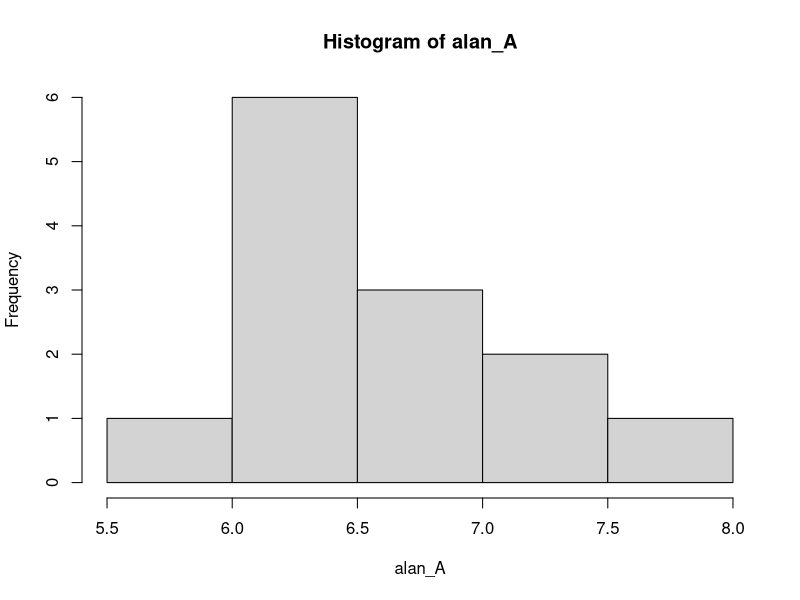
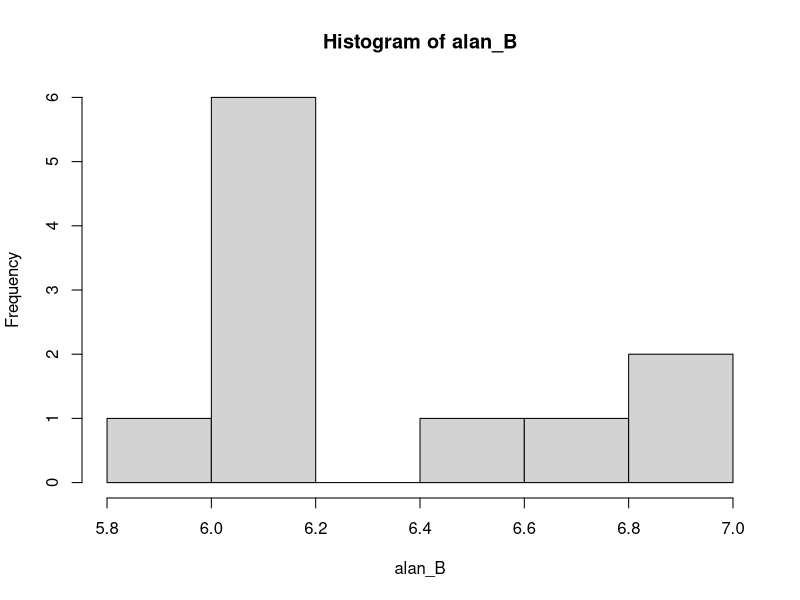

The R script that drew these images, in order:

# Verilerin yüklenmesi
AB_data <- read.csv("Data_agac.csv",header = TRUE,col.names = c("A","B"))
AB_data

# Verileri A ve B alanı olmak üzere iki kısma ayırın ve boş verileri atın (NA)
alan_A <- AB_data$A
alan_B <- na.omit(AB_data$B)

# Tanımlayıcı istatistik
summary(alan_A)

summary(alan_B)

# standart sapma ve varyasyon

sd(alan_A)

sd(alan_B)

# varyans ve örneklem büyüklüklerini ayrı olarak belirleyin
var_A <- var(alan_A)

var_B <- var(alan_B)

n_A <- length(alan_A)

n_B <- length(alan_B)



# T değerinin bulunması, Cohen'in değerine göre (uzun yol)

d_value <-  (mean(alan_A)-mean(alan_B))/sqrt((var_A+var_B)^2)

d_value

t_value <- (mean(alan_A)-mean(alan_B))/sqrt((var_A/n_A+var_B/n_B))

t_value
# P değerinin bulunması, çift taraflı olduğu için ikiyle çarpılması gereklidir

pt(t_value,df=22,lower.tail = FALSE, log.p = FALSE)*2    


# Histogram grafikleri

hist(alan_A)

hist(alan_B)

# T testi ile alanların karşılaştırılması (kısayol)

t.test(alan_A,alan_B,alternative = "two.sided",paired = FALSE)

